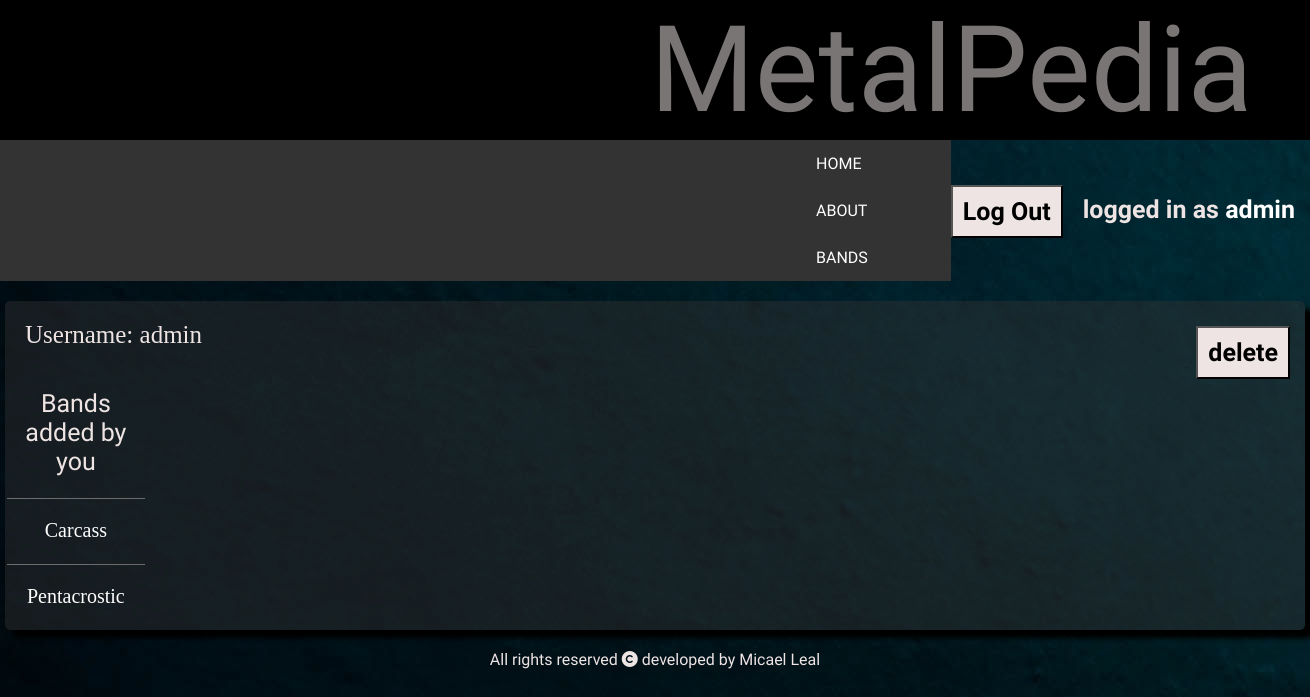
/metalpedia/profile/ (signed in), run on an earlier commit of the app's database.
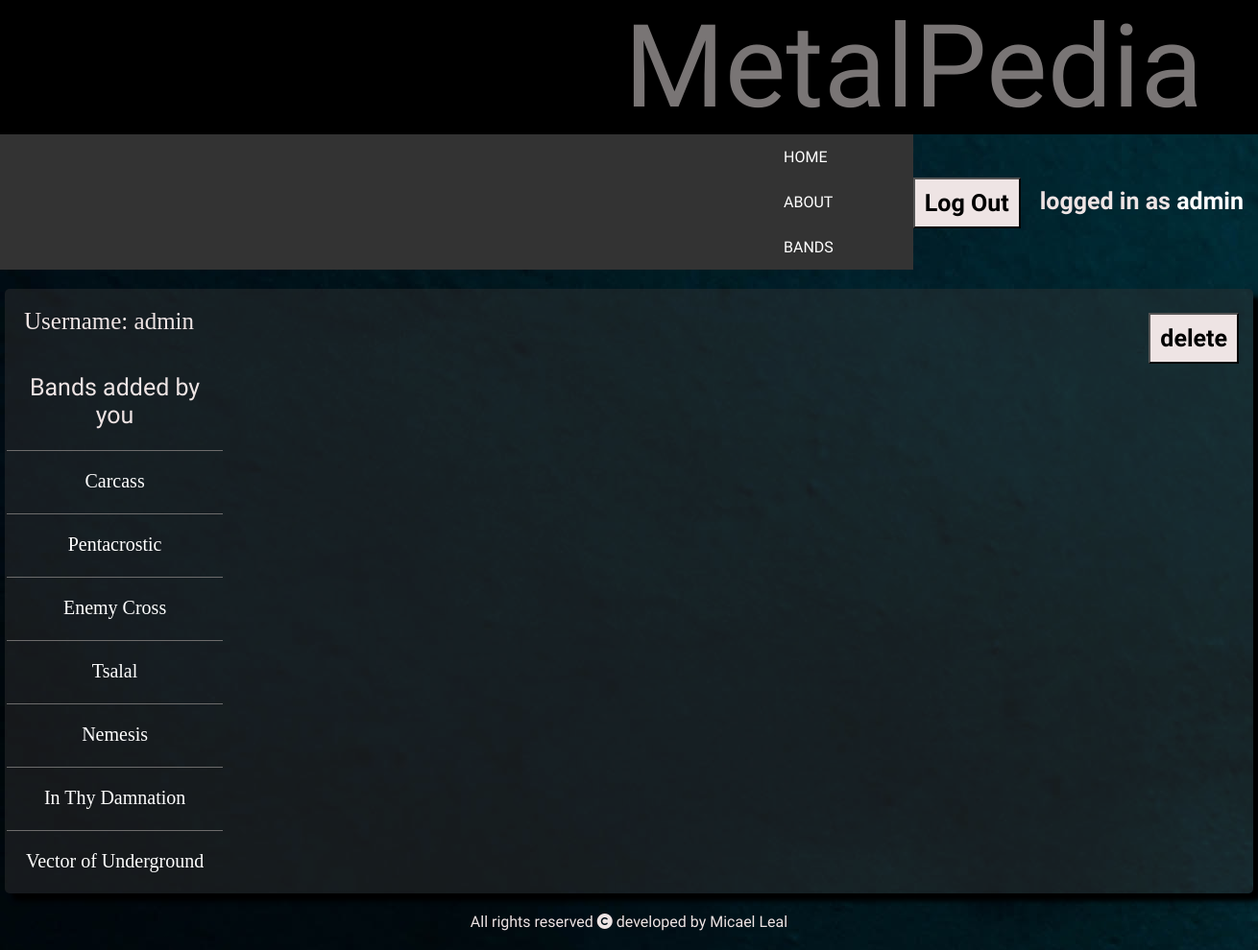
And on a later commit of the database.
### bands/models.py (models this page shows)
class Band(models.Model):
    name = models.CharField(max_length=200)
    genre = models.CharField(max_length=100)
    country = models.CharField(max_length=50,null=True,blank=True)
    status = models.CharField(max_length=15,null=True,blank=True)
    formed = models.CharField(max_length=50,null=True,blank=True)
    notes = RichTextField(blank=True,null=True)
    approved = models.BooleanField('Approved',default=False)
    user = models.ForeignKey(User,on_delete=models.CASCADE)

### bands/views.py (the view)
# urls.py: path('profile/',views.profile,name='profile'),
def profile(request):
    user = request.user
    bandsAdded = Band.objects.filter(user=request.user)
    template = 'bands/profile.html'
    return render(request,template,{'bandsAdded':bandsAdded,'user':user})

### bands/templates/bands/profile.html
{% extends 'bands/base.html' %}
{% block content %}
<body>
  <button class="loginRegisterBtn"><a class="loginRegisterTxt"href="{% url 'delete_account' %}">delete</a></button>
    <div class="profile">
        <p class="profileTxt">Username: {{user.username}}</p>
        <table>
          <caption class="addedTable">Bands added by you</caption>
          {% for band in bandsAdded %}
          {% if band.approved %}
          <tr>
            <td class="bandName"><a class="bandNameLink" href="/metalpedia/{{band.id}}/">{{band.name}}</a></td>
          </tr>
          {% endif %}
          {% endfor %}
        </table>
    </div>
</body>
{% endblock %}

What changed in the data, as far as the page shows it:
added Band: name "Enemy Cross"
added Band: name "Tsalal"
added Band: name "Nemesis"
added Band: name "In Thy Damnation"
added Band: name "Vector of Underground"
